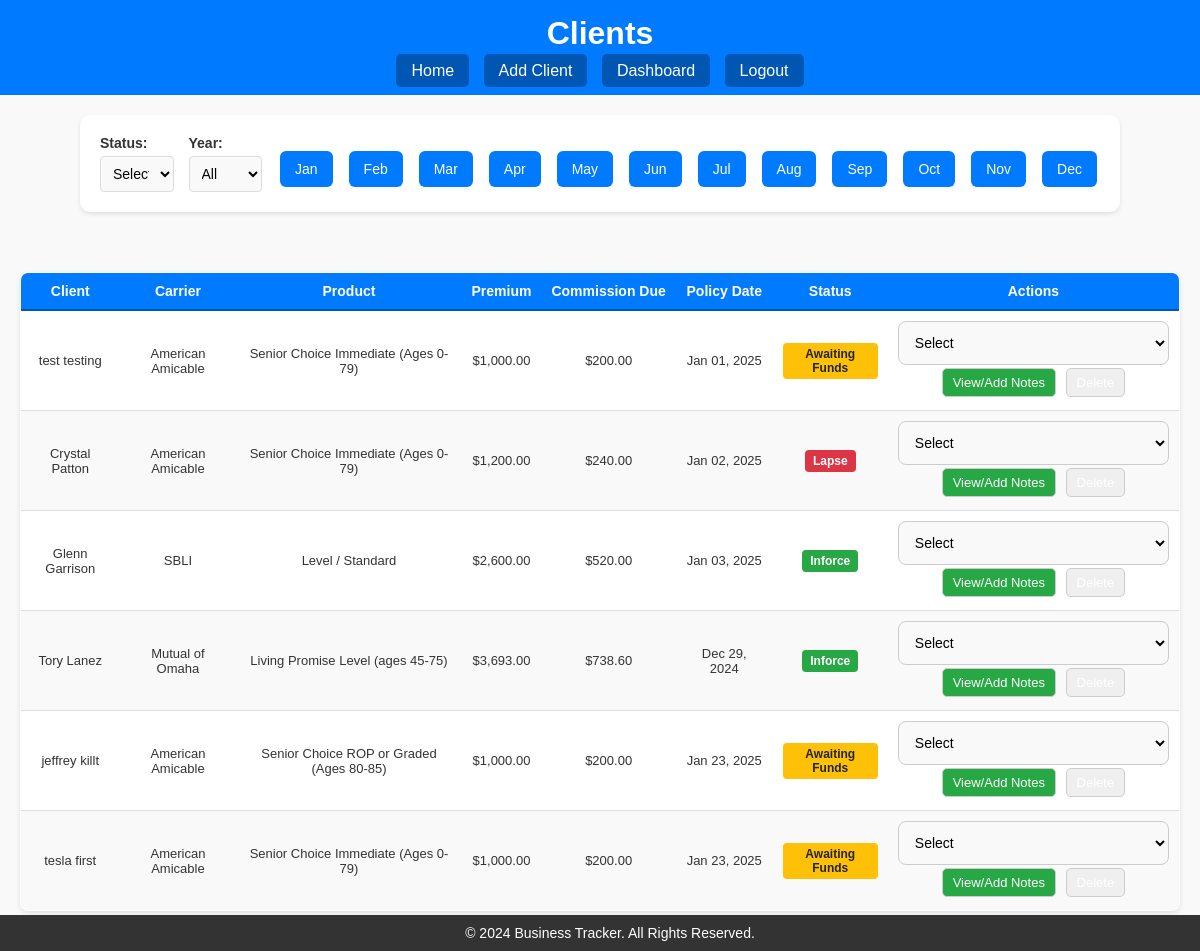
Screenshot of /clients (signed in) with the database file from the repository.
### tables this page shows
CREATE TABLE clients (
    id INTEGER PRIMARY KEY AUTOINCREMENT,
    client_name TEXT NOT NULL,
    date_of_birth TEXT,
    carrier TEXT,
    product TEXT,
    annual_premium REAL,
    total_commission REAL,
    commission_paid REAL,
    status TEXT,
    policy_date TEXT,
    state TEXT,
    lead_source TEXT,
    username TEXT
, ip_date TEXT, first_payment_status TEXT DEFAULT 'Pending', commission_status TEXT DEFAULT 'Unpaid', percentage_due REAL, commission_due REAL, contact_attempts INTEGER DEFAULT 0, notes TEXT, needs_attention TEXT DEFAULT 'No Issues');

### app.py (the view)
@app.route('/clients', methods=['GET'])
def clients():
    if 'username' not in session:
        return redirect('/login')
    username = session['username']
    conn = sqlite3.connect('app.db')
    conn.row_factory = sqlite3.Row
    cursor = conn.cursor()
    try:
        cursor.execute("SELECT commission_level FROM agents WHERE username = ?", (username,))
        agent_data = cursor.fetchone()
        if not agent_data:
            return "Agent data not found.", 404
        commission_level = agent_data['commission_level'].upper()
        query = '''
        SELECT
            c.id,
            c.client_name,
            c.carrier,
            c.product,
            c.annual_premium,
            c.policy_date,
            c.status
        FROM clients c
        WHERE c.username = ?
        '''
        params = [username]
        month = request.args.get('month', '').strip()
        year = request.args.get('year', '').strip()
        status = request.args.get('status', '').strip().lower()
        if month:
            query += " AND strftime('%m', c.policy_date) = ?"
            params.append(f"{int(month):02d}")
        if year:
            query += " AND strftime('%Y', c.policy_date) = ?"
            params.append(year)
        if status and status != 'all':
            query += " AND LOWER(c.status) = ?"
            params.append(status)
        cursor.execute(query, params)
        clients_data = [dict(row) for row in cursor.fetchall()]
        for client in clients_data:
            try:
                carrier = client['carrier']
                product = client['product']
                product_details = get_commission_details(carrier, product, commission_level)
                if product_details:
                    commission_rate = product_details['commission_rate'] / 100
                    advance_rate = product_details['advance_rate'] / 100
                else:
                    commission_rate = 0.20
                    advance_rate = 1.0  # No advance applied
                annual_premium = float(client.get('annual_premium') or 0.0)
                total_commission = annual_premium * commission_rate
                commission_due = total_commission * advance_rate
                client['annual_premium'] = f"{annual_premium:,.2f}"
                client['total_commission'] = f"{total_commission:,.2f}"  # Total commission
                client['commission_due'] = f"{commission_due:,.2f}"  # Advance applied
                client['policy_date'] = datetime.strptime(client['policy_date'], '%Y-%m-%d').strftime('%b %d, %Y')
                client['status'] = (client['status'] or "Select").strip().lower()
            except (TypeError, ValueError):
                client['annual_premium'] = "$0.00"
                client['total_commission'] = "$0.00"
                client['commission_due'] = "$0.00"
                client['policy_date'] = "N/A"
                client['status'] = "Select"  # Default status if an error occurs
    except sqlite3.Error as e:
        print(f"Database error: {e}")
        return "Database error occurred.", 500
    finally:
        conn.close()
    statuses = ["all", "inforce", "pending lapse", "lapse", "awaiting funds"]
    return render_template(
        'clients.html',
        clients=clients_data,
        statuses=statuses,
        current_month=month,
        current_year=year,
        current_status=status,
    )

### app.py (called while the page is built)
def get_commission_details(carrier, product, contract_level):
    conn = sqlite3.connect('app.db')
    conn.row_factory = sqlite3.Row
    cursor = conn.cursor()
    cursor.execute('''
        SELECT commission_rate, advance_rate
        FROM carrier_products
        WHERE carrier = ? AND product = ? AND contract_level = ?
    ''', (carrier, product, contract_level))
    result = cursor.fetchone()
    conn.close()
    return result if result else None

### templates/clients.html (shortened to what this page needs)
<!DOCTYPE html>
<html lang="en">
<head>
    <link rel="stylesheet" href="/static/style.css">
</head>
<body>
    <header>
        <h1>Clients</h1>
        <nav>
            <a href="/">Home</a>
            <a href="/add_client">Add Client</a>
            <a href="/dashboard">Dashboard</a>
            <a href="/logout">Logout</a>
        </nav>
    </header>
    <div class="filters">
        <div class="filter-item">
            <label for="status">Status:</label>
            <select id="status" onchange="filterByStatus(this.value)">
                <option value="Select" {% if current_status == 'Select' %}selected{% endif %}>Select</option>
            </select>
        </div>
        <div class="filter-item">
            <label for="year">Year:</label>
            <select id="year" onchange="filterByYear(this.value)">
                <option value="all" {% if current_year == 'all' %}selected{% endif %}>All</option>
            </select>
        </div>
        <div class="month-buttons">
            {% for month, name in [("01", "Jan"), ("02", "Feb"), ("03", "Mar"), ("04", "Apr"), ("05", "May"), ("06", "Jun"),
                                   ("07", "Jul"), ("08", "Aug"), ("09", "Sep"), ("10", "Oct"), ("11", "Nov"), ("12", "Dec")] %}
            <button onclick="filterByMonth('{{ month }}')" class="month-button">{{ name }}</button>
            {% endfor %}
        </div>
    </div>
    <main>
        <div class="table-container">
            <table>
                <thead>
                    <tr>
                        <th>Client</th>
                        <th>Carrier</th>
                        <th>Product</th>
                        <th>Premium</th>
                        <th>Commission Due</th>
                        <th>Policy Date</th>
                        <th>Status</th>
                        <th>Actions</th>
                    </tr>
                </thead>
                <tbody>
                    {% if clients %}
                        {% for client in clients %}
                        <tr>
                            <td>{{ client['client_name'] }}</td>
                            <td>{{ client['carrier'] }}</td>
                            <td>{{ client['product'] }}</td>
                            <td>${{ client['annual_premium'] }}</td>
                            <td>${{ client['commission_due'] }}</td>
                            <td>{{ client['policy_date']|default('N/A') }}</td>
                            <td>
                                <span class="status-badge {{ client['status'] | lower | replace(' ', '-') if client['status'] != 'Select' else 'default' }}">
                                    {{ client['status'] if client['status'] != 'Select' else 'No Status' }}
                                </span>
                            </td>
                            <td>
                                <form method="POST" action="/update_status" style="display:inline;">
                                    <select name="new_status" onchange="this.form.submit()">
                                        <option value="Select" {% if client['status'] == '' or client['status'] is none %}selected{% endif %}>Select</option>
                                    </select>
                                </form>
                                <button class="notes-button" onclick="openNotesModal('{{ client['id'] }}', '{{ client['client_name'] }}')">
                                    View/Add Notes
                                </button>
                                <form method="POST" action="/delete_client" style="display:inline;" onsubmit="return confirm('Are you sure you want to delete this client?');">
                                    <button type="submit" class="delete-button">Delete</button>
                                </form>
                            </td>
                        </tr>
                        {% endfor %}
                    {% else %}
                        <tr>
                            <td colspan="8">No clients found.</td>
                        </tr>
                    {% endif %}
                </tbody>
            </table>
        </div>
    </main>
    <footer>
        <p>&copy; 2024 Business Tracker. All Rights Reserved.</p>
    </footer>
</body>
</html>

### static/style.css (style rules this page uses)
body { font-family: Arial, sans-serif; margin: 0; padding: 0; background-color: #ff0000; color: #333; }
header { background-color: #007bff; color: white; padding: 15px; text-align: center; }
header h1 { margin: 0; }
footer { background-color: #333; color: white; text-align: center; padding: 10px; position: fixed; bottom: 0; width: 100%; }
footer p { margin: 0; font-size: 14px; }
nav { margin-top: 10px; }
nav a { color: white; text-decoration: none; padding: 8px 15px; border-radius: 5px; background-color: #0056b3; margin: 0 5px; transition: background-color 0.3s; }
main { padding: 20px; max-width: 1200px; margin: 0 auto; flex: 1; }
.filter-item { flex: 1 1 180px; text-align: left; }
.filter-item label { font-weight: bold; margin-bottom: 5px; display: block; color: #333; }
.filter-item select, .filter-item input { width: 100%; padding: 6px; border: 1px solid #ccc; border-radius: 5px; font-size: 13px; background-color: #f9f9f9; }
table { width: 100%; border-collapse: collapse; margin: 20px auto; background: white; border: 1px solid #ddd; border-radius: 8px; overflow: hidden; box-shadow: 0 2px 5px rgba(0, 0, 0, 0.1); font-size: 14px; }
thead th { background-color: #007bff; color: white; padding: 10px; text-align: center; font-size: 14px; border-bottom: 2px solid #0056b3; white-space: nowrap; }
tbody td { padding: 10px; border-bottom: 1px solid #ddd; text-align: center; vertical-align: middle; font-size: 13px; }
tbody tr:nth-child(even) { background-color: #f9f9f9; }
button, .status-button, .notes-button { padding: 6px 10px; margin: 3px; border-radius: 5px; border: 1px solid #ccc; color: #007bff; font-size: 13px; cursor: pointer; transition: background-color 0.3s; }
.notes-button { background-color: #28a745; }
select { padding: 6px; border: 1px solid #ccc; border-radius: 5px; font-size: 13px; background-color: #fff; }
.status-badge { display: inline-block; padding: 4px 8px; font-size: 12px; font-weight: bold; border-radius: 4px; color: #fff; text-transform: capitalize; }
.status-badge.inforce { background-color: #28a745; }
.status-badge.awaiting-funds { background-color: #ffc107; color: #212529; }
.status-badge.lapse { background-color: #dc3545; }
.notes-button { background-color: #28a745; color: white; padding: 10px 20px; border: none; border-radius: 5px; font-size: 14px; cursor: pointer; transition: background-color 0.3s; }
button, .status-button, .notes-button { display: inline-block; padding: 6px 10px; margin: 3px; border-radius: 5px; border: 1px solid #ccc; color: white; font-size: 13px; cursor: pointer; text-align: center; text-decoration: none; transition: background-color 0.3s; }
body { display: flex; flex-direction: column; font-family: Arial, sans-serif; background-color: #f9f9f9; margin: 0; padding: 0; color: #333; }
main { max-width: 1200px; margin: 0 auto; padding: 20px; }
.filters { display: flex; align-items: center; gap: 10px; margin-bottom: 20px; }
.filters label { font-weight: bold; }
.filters select { padding: 8px; border: 1px solid #ddd; border-radius: 4px; font-size: 14px; }
.filters { display: flex; justify-content: space-between; gap: 15px; margin: 20px auto; padding: 20px; background: white; border-radius: 10px; box-shadow: 0 2px 4px rgba(0, 0, 0, 0.1); max-width: 1000px; }
.filter-item { flex: 1; text-align: left; }
.month-buttons { display: flex; flex-wrap: wrap; gap: 10px; margin-top: 10px; }
.month-button { padding: 10px 15px; background-color: #007bff; color: white; border: none; border-radius: 6px; cursor: pointer; font-size: 14px; transition: background-color 0.3s ease; }
form { display: flex; flex-wrap: wrap; gap: 20px; justify-content: space-between; }
input, select { padding: 12px; border: 1px solid #ccc; border-radius: 8px; font-size: 14px; background-color: #f9f9f9; width: 100%; }
label { font-weight: bold; font-size: 14px; }

### rows the page displays
clients: client_name "test testing", carrier "American Amicable", product "Senior Choice Immediate (Ages 0-79)", annual_premium "1,000.00", commission_due "200.00", policy_date "Jan 01, 2025", status "Awaiting Funds"
clients: client_name "Crystal Patton", carrier "American Amicable", product "Senior Choice Immediate (Ages 0-79)", annual_premium "1,200.00", commission_due "240.00", policy_date "Jan 02, 2025", status "Lapse"
clients: client_name "Glenn Garrison", carrier "SBLI", product "Level / Standard", annual_premium "2,600.00", commission_due "520.00", policy_date "Jan 03, 2025", status "Inforce"
clients: client_name "Tory Lanez", carrier "Mutual of Omaha", product "Living Promise Level (ages 45-75)", annual_premium "3,693.00", commission_due "738.60", policy_date "Dec 29, 2024", status "Inforce"
clients: client_name "jeffrey killt", carrier "American Amicable", product "Senior Choice ROP or Graded (Ages 80-85)", annual_premium "1,000.00", commission_due "200.00", policy_date "Jan 23, 2025", status "Awaiting Funds"
clients: client_name "tesla first", carrier "American Amicable", product "Senior Choice Immediate (Ages 0-79)", annual_premium "1,000.00", commission_due "200.00", policy_date "Jan 23, 2025", status "Awaiting Funds"

### other values shown
{{ name }} "Jan" "Feb" "Mar" "Apr" "May" "Jun" "Jul" "Aug" "Sep" "Oct" "Nov" "Dec"
